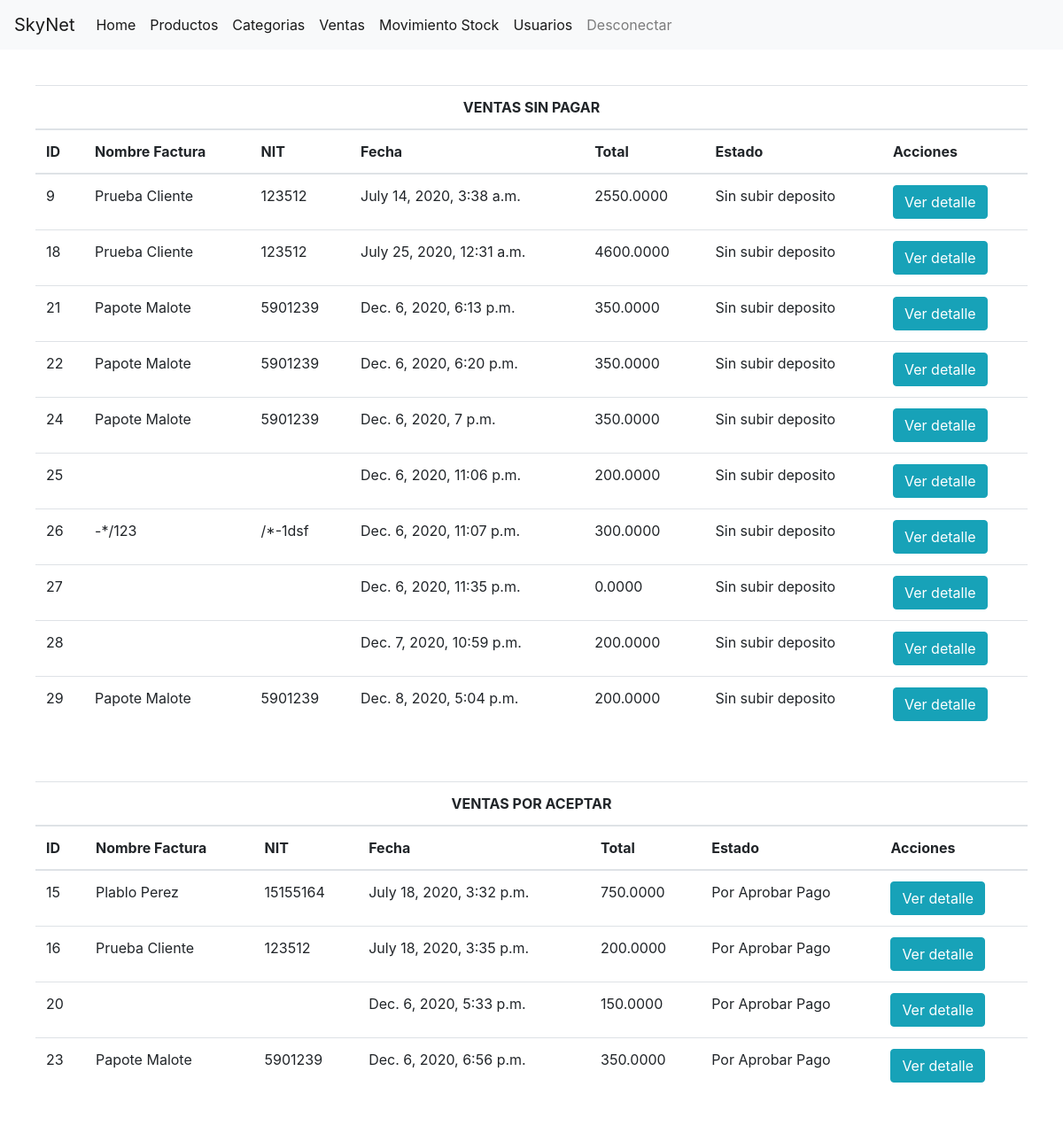
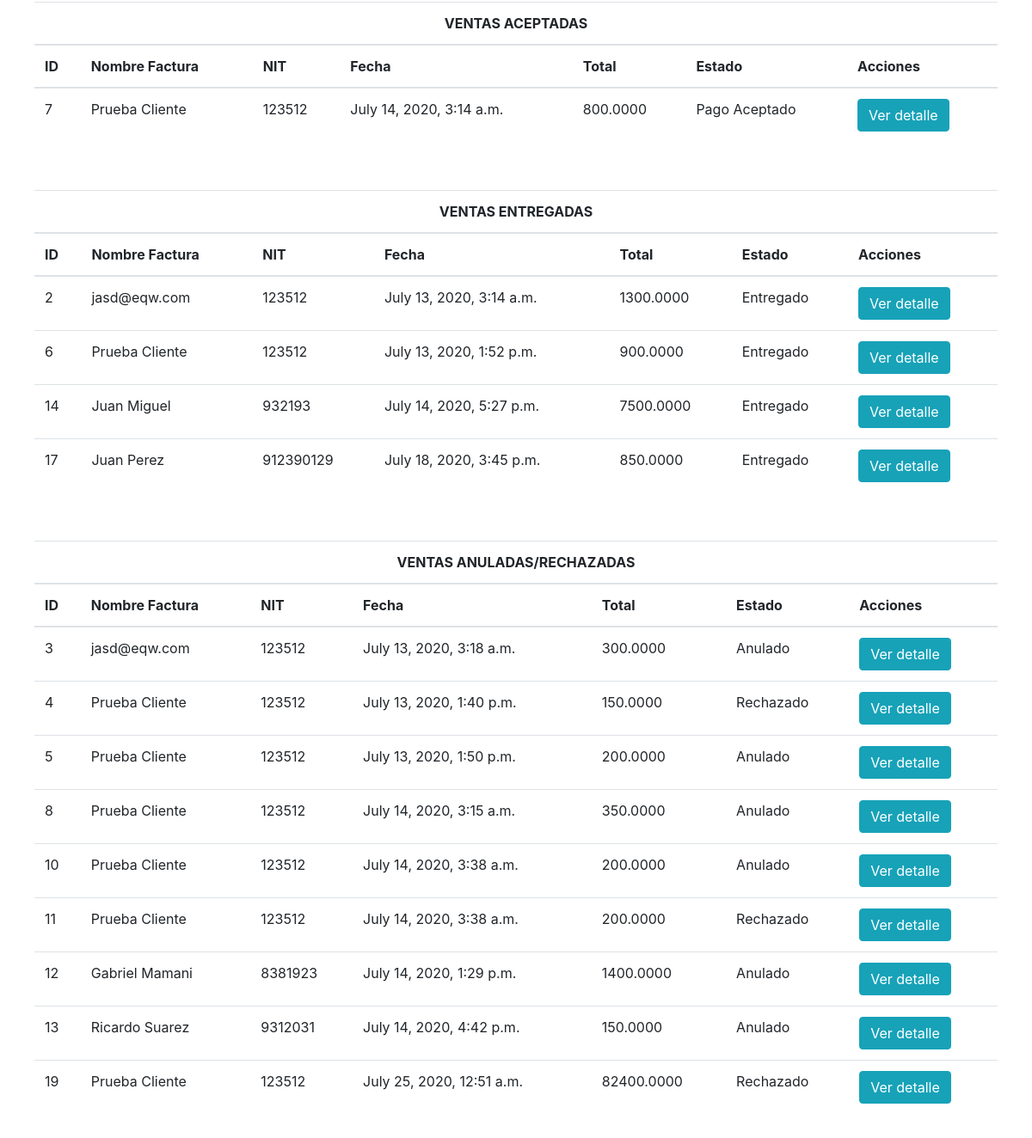
The page /outime/ventas/ (signed in) on the database its author committed (2 pictures, top to bottom).
### outime/models/ventas.py (models this page shows, shortened)
class Venta(models.Model):
    fecha_hora = models.DateTimeField(null=False)
    usuario = models.ForeignKey(User, on_delete=models.CASCADE, related_name='usuario', default=0)
    total_vendido = models.DecimalField(null=False, default=0, decimal_places=4, max_digits=9999)
    nit = models.CharField(null=True, max_length=2000)
    nombre_factura = models.CharField(null=True, max_length=2000)
    ESTADO_CREADO = 0
    ESTADO_PAGADO = 1
    ESTADO_PAGADO_ACEPTADO = 2
    ESTADO_PAGADO_RECHAZADO = -1
    ESTADO_ENTREGADO = 3
    ESTADO_ANULADO = -2
    ESTADO_INICIADO = -5
    ESTADOS = (
        (ESTADO_CREADO, 'Creado'),
        (ESTADO_PAGADO, 'Pagado'),
        (ESTADO_PAGADO_ACEPTADO, 'Pago Aceptado'),
        (ESTADO_PAGADO_RECHAZADO, 'Pago Rechazado'),
        (ESTADO_ENTREGADO, 'Entregado'),
        (ESTADO_ANULADO, 'Anulado'),
        (ESTADO_INICIADO, 'Iniciado'),
    )
    estado = FSMIntegerField(choices=ESTADOS, default=ESTADO_INICIADO, protected=True)
    class Meta:
        db_table = "venta"

### outime/views/venta_view.py (the view)
# urls.py: path('ventas/', views.VentaListView.as_view(), name='venta_list'),
@method_decorator(staff_member_required, name='dispatch')
class VentaListView(generic.ListView):
    model = Venta
    def get_context_data(self, *, object_list=None, **kwargs):
        context = super(VentaListView, self).get_context_data(**kwargs)
        return context

### templates/outime/venta_list.html (shortened to what this page needs)
{% extends 'base.html' %}
{% block content %}
    <div class="card-body">
    <table class="table">
        <thead>
        <tr>
            <th colspan="8" style="text-align: center">VENTAS SIN PAGAR</th>
        </tr>
        <tr>
            <th>ID</th>
            <th>Nombre Factura</th>
            <th>NIT</th>
            <th>Fecha</th>
            <th>Total</th>
            <th>Estado</th>
            <th>Acciones</th>
        </tr>
        </thead>
        <tbody>
        {% for venta in venta_list %}
            {% if venta.estado == 0 %}
                <tr>
                    <td>{{ venta.id }}</td>
                    <td>{{ venta.nombre_factura }}</td>
                    <td>{{ venta.nit }}</td>
                    <td>{{ venta.fecha_hora }}</td>
                    <td>{{ venta.total_vendido }}</td>
                    {% if venta.estado == 0 %}
                        <td>Sin subir deposito</td>
                    {% endif %}
                    <td><a href="{% url 'venta_detail'  venta.id %}" class="btn btn-info" type="button">Ver detalle</a></td>
                </tr>
            {% endif %}
        {% endfor %}
        </tbody>
    </table>
    </div>
    <div class="card-body">
    <table class="table">
        <thead>
        <tr>
            <th colspan="8" style="text-align: center">VENTAS POR ACEPTAR</th>
        </tr>
        <tr>
            <th>ID</th>
            <th>Nombre Factura</th>
            <th>NIT</th>
            <th>Fecha</th>
            <th>Total</th>
            <th>Estado</th>
            <th>Acciones</th>
        </tr>
        </thead>
        <tbody>
        {% for venta in venta_list %}
            {% if venta.estado == 1 %}
                <tr>
                    <td>{{ venta.id }}</td>
                    <td>{{ venta.nombre_factura }}</td>
                    <td>{{ venta.nit }}</td>
                    <td>{{ venta.fecha_hora }}</td>
                    <td>{{ venta.total_vendido }}</td>
                    {% if venta.estado == 1 %}
                        <td>Por Aprobar Pago</td>
                    {% endif %}
                    <td><a href="{% url 'venta_detail'  venta.id %}" class="btn btn-info" type="button">Ver detalle</a></td>
                </tr>
            {% endif %}
        {% endfor %}
        </tbody>
    </table>
    </div>
    <div class="card-body">
    <table class="table">
        <thead>
        <tr>
            <th colspan="8" style="text-align: center">VENTAS ACEPTADAS</th>
        </tr>
        <tr>
            <th>ID</th>
            <th>Nombre Factura</th>
            <th>NIT</th>
            <th>Fecha</th>
            <th>Total</th>
            <th>Estado</th>
            <th>Acciones</th>
        </tr>
        </thead>
        <tbody>
        {% for venta in venta_list %}
            {% if venta.estado == 2 %}
                <tr>
                    <td>{{ venta.id }}</td>
                    <td>{{ venta.nombre_factura }}</td>
                    <td>{{ venta.nit }}</td>
                    <td>{{ venta.fecha_hora }}</td>
                    <td>{{ venta.total_vendido }}</td>
                    {% if venta.estado == 2 %}
                        <td>Pago Aceptado</td>
                    {% endif %}
                    <td><a href="{% url 'venta_detail'  venta.id %}" class="btn btn-info" type="button">Ver detalle</a></td>
                </tr>
            {% endif %}
        {% endfor %}
        </tbody>
    </table>
    </div>
    <div class="card-body">
    <table class="table">
        <thead>
        <tr>
            <th colspan="8" style="text-align: center">VENTAS ENTREGADAS</th>
        </tr>
        <tr>
            <th>ID</th>
            <th>Nombre Factura</th>
            <th>NIT</th>
            <th>Fecha</th>
            <th>Total</th>
            <th>Estado</th>
            <th>Acciones</th>
        </tr>
        </thead>
        <tbody>
        {% for venta in venta_list %}
            {% if venta.estado == 3 %}
                <tr>
                    <td>{{ venta.id }}</td>
                    <td>{{ venta.nombre_factura }}</td>
                    <td>{{ venta.nit }}</td>
                    <td>{{ venta.fecha_hora }}</td>
                    <td>{{ venta.total_vendido }}</td>
                    {% if venta.estado == 3 %}
                        <td>Entregado</td>
                    {% endif %}
                    <td><a href="{% url 'venta_detail'  venta.id %}" class="btn btn-info" type="button">Ver detalle</a></td>
                </tr>
            {% endif %}
        {% endfor %}
        </tbody>
    </table>
    </div>
    <div class="card-body">
    <table class="table">
        <thead>
        <tr>
            <th colspan="8" style="text-align: center">VENTAS ANULADAS/RECHAZADAS</th>
        </tr>
        <tr>
            <th>ID</th>
            <th>Nombre Factura</th>
            <th>NIT</th>
            <th>Fecha</th>
            <th>Total</th>
            <th>Estado</th>
            <th>Acciones</th>
        </tr>
        </thead>
        <tbody>
        {% for venta in venta_list %}
            {% if venta.estado == -1 or venta.estado == -2 %}
                <tr>
                    <td>{{ venta.id }}</td>
                    <td>{{ venta.nombre_factura }}</td>
                    <td>{{ venta.nit }}</td>
                    <td>{{ venta.fecha_hora }}</td>
                    <td>{{ venta.total_vendido }}</td>
                    {% if venta.estado == -1 %}
                        <td>Rechazado</td>
                        {% else %}
                        <td>Anulado</td>
                    {% endif %}
                    <td><a href="{% url 'venta_detail'  venta.id %}" class="btn btn-info" type="button">Ver detalle</a></td>
                </tr>
            {% endif %}
        {% endfor %}
        </tbody>
    </table>
    </div>
{% endblock %}

### rows shown on the page
Venta: id "9", nombre_factura "Prueba Cliente", nit "123512", fecha_hora "July 14, 2020, 3:38 a.m.", total_vendido "2550.0000", estado "Sin subir deposito"
Venta: id "18", nombre_factura "Prueba Cliente", nit "123512", fecha_hora "July 25, 2020, 12:31 a.m.", total_vendido "4600.0000", estado "Sin subir deposito"
Venta: id "21", nombre_factura "Papote Malote", nit "5901239", fecha_hora "Dec. 6, 2020, 6:13 p.m.", total_vendido "350.0000", estado "Sin subir deposito"
Venta: id "22", nombre_factura "Papote Malote", nit "5901239", fecha_hora "Dec. 6, 2020, 6:20 p.m.", total_vendido "350.0000", estado "Sin subir deposito"
Venta: id "24", nombre_factura "Papote Malote", nit "5901239", fecha_hora "Dec. 6, 2020, 7 p.m.", total_vendido "350.0000", estado "Sin subir deposito"
Venta: id "25", fecha_hora "Dec. 6, 2020, 11:06 p.m.", total_vendido "200.0000", estado "Sin subir deposito"
Venta: id "26", nombre_factura "-*/123", nit "/*-1dsf", fecha_hora "Dec. 6, 2020, 11:07 p.m.", total_vendido "300.0000", estado "Sin subir deposito"
Venta: id "27", fecha_hora "Dec. 6, 2020, 11:35 p.m.", total_vendido "0.0000", estado "Sin subir deposito"
Venta: id "28", fecha_hora "Dec. 7, 2020, 10:59 p.m.", total_vendido "200.0000", estado "Sin subir deposito"
Venta: id "29", nombre_factura "Papote Malote", nit "5901239", fecha_hora "Dec. 8, 2020, 5:04 p.m.", total_vendido "200.0000", estado "Sin subir deposito"
Venta: id "15", nombre_factura "Plablo Perez", nit "15155164", fecha_hora "July 18, 2020, 3:32 p.m.", total_vendido "750.0000", estado "Por Aprobar Pago"
Venta: id "16", nombre_factura "Prueba Cliente", nit "123512", fecha_hora "July 18, 2020, 3:35 p.m.", total_vendido "200.0000", estado "Por Aprobar Pago"
Venta: id "20", fecha_hora "Dec. 6, 2020, 5:33 p.m.", total_vendido "150.0000", estado "Por Aprobar Pago"
Venta: id "23", nombre_factura "Papote Malote", nit "5901239", fecha_hora "Dec. 6, 2020, 6:56 p.m.", total_vendido "350.0000", estado "Por Aprobar Pago"
Venta: id "7", nombre_factura "Prueba Cliente", nit "123512", fecha_hora "July 14, 2020, 3:14 a.m.", total_vendido "800.0000", estado "Pago Aceptado"
Venta: id "2", nombre_factura "jasd@eqw.com", nit "123512", fecha_hora "July 13, 2020, 3:14 a.m.", total_vendido "1300.0000", estado "Entregado"
Venta: id "6", nombre_factura "Prueba Cliente", nit "123512", fecha_hora "July 13, 2020, 1:52 p.m.", total_vendido "900.0000", estado "Entregado"
Venta: id "14", nombre_factura "Juan Miguel", nit "932193", fecha_hora "July 14, 2020, 5:27 p.m.", total_vendido "7500.0000", estado "Entregado"
Venta: id "17", nombre_factura "Juan Perez", nit "912390129", fecha_hora "July 18, 2020, 3:45 p.m.", total_vendido "850.0000", estado "Entregado"
Venta: id "3", nombre_factura "jasd@eqw.com", nit "123512", fecha_hora "July 13, 2020, 3:18 a.m.", total_vendido "300.0000", estado "Anulado"
Venta: id "4", nombre_factura "Prueba Cliente", nit "123512", fecha_hora "July 13, 2020, 1:40 p.m.", total_vendido "150.0000", estado "Rechazado"
Venta: id "5", nombre_factura "Prueba Cliente", nit "123512", fecha_hora "July 13, 2020, 1:50 p.m.", total_vendido "200.0000", estado "Anulado"
Venta: id "8", nombre_factura "Prueba Cliente", nit "123512", fecha_hora "July 14, 2020, 3:15 a.m.", total_vendido "350.0000", estado "Anulado"
Venta: id "10", nombre_factura "Prueba Cliente", nit "123512", fecha_hora "July 14, 2020, 3:38 a.m.", total_vendido "200.0000", estado "Anulado"
Venta: id "11", nombre_factura "Prueba Cliente", nit "123512", fecha_hora "July 14, 2020, 3:38 a.m.", total_vendido "200.0000", estado "Rechazado"
Venta: id "12", nombre_factura "Gabriel Mamani", nit "8381923", fecha_hora "July 14, 2020, 1:29 p.m.", total_vendido "1400.0000", estado "Anulado"
Venta: id "13", nombre_factura "Ricardo Suarez", nit "9312031", fecha_hora "July 14, 2020, 4:42 p.m.", total_vendido "150.0000", estado "Anulado"
Venta: id "19", nombre_factura "Prueba Cliente", nit "123512", fecha_hora "July 25, 2020, 12:51 a.m.", total_vendido "82400.0000", estado "Rechazado"
